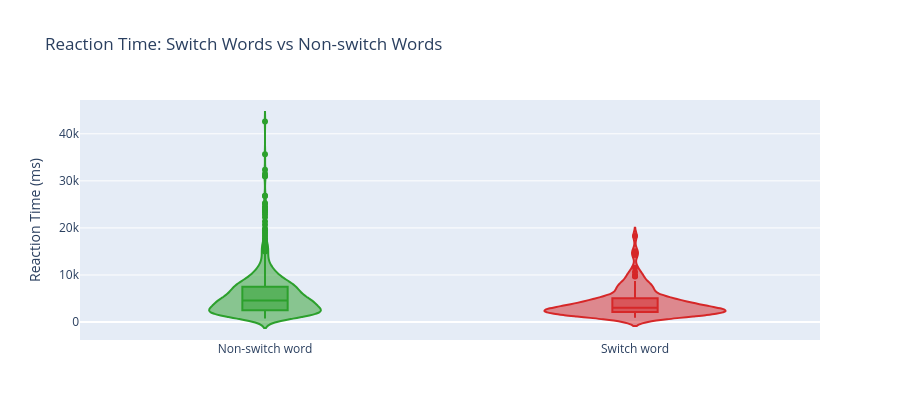

Notebook code cell kept with this figure:
### Markdown cell above
---
## 6. Reaction Time at Language Switches

When a subject switches language (English → Hindi or Hindi → English), is there a spike in reaction time compared to same-language consecutive words?  
We compare the RT of "switch" words vs "non-switch" words.

### Code cell
# ── 6. RT at language switch points ─────────────────────────────────────────
switch_rt_records = []
for (subj, dom), grp in df.groupby(["subject_id", "domain"]):
    grp = grp.sort_values("position").reset_index(drop=True)
    for i, row in grp.iterrows():
        if i == 0:
            switch_rt_records.append({**row, "is_switch": False, "switch_dir": "none"})
        else:
            prev_lang = grp.loc[i - 1, "language_type"]
            curr_lang = row["language_type"]
            is_switch = prev_lang != curr_lang
            if is_switch:
                direction = "Eng→Hindi" if prev_lang == "English" else "Hindi→Eng"
            else:
                direction = "none"
            switch_rt_records.append({**row, "is_switch": is_switch, "switch_dir": direction})

switch_rt_df = pd.DataFrame(switch_rt_records)

# Compare RT: switch vs non-switch
rt_compare = switch_rt_df.groupby("is_switch")["rt_ms"].agg(["mean", "median", "count"]).round(1)
rt_compare.index = rt_compare.index.map({True: "Switch word", False: "Non-switch word"})
print("RT comparison — switch vs non-switch words:")
display(rt_compare)

# RT by switch direction
rt_by_dir = (
    switch_rt_df[switch_rt_df["is_switch"]]
    .groupby("switch_dir")["rt_ms"]
    .agg(["mean", "median", "count"])
    .round(1)
)
print("\nRT by switch direction:")
display(rt_by_dir)

# Visualise
fig = px.violin(
    switch_rt_df.assign(
        switch_label=switch_rt_df["is_switch"].map({True: "Switch word", False: "Non-switch word"})
    ),
    x="switch_label",
    y="rt_ms",
    color="switch_label",
    box=True,
    points="outliers",
    color_discrete_map={"Switch word": "#d62728", "Non-switch word": "#2ca02c"},
    title="Reaction Time: Switch Words vs Non-switch Words",
    labels={"rt_ms": "Reaction Time (ms)", "switch_label": ""},
)
fig.update_layout(showlegend=False, height=420)
fig.show()

### Figure 1 — Plotly figure (JSON) as saved in the notebook; plotly's stock layout.template omitted (floating-point values rounded to 4 significant figures; data arrays with more than 128 entries replaced by an {"elided": "..."} marker saying what was removed)
{"data": [{"alignmentgroup": "True", "box": {"visible": true}, "hovertemplate": "=%{x}<br>Reaction Time (ms)=%{y}<extra></extra>", "legendgroup": "Non-switch word", "marker": {"color": "#2ca02c"}, "name": "Non-switch word", "offsetgroup": "Non-switch word", "orientation": "v", "points": "outliers", "scalegroup": "True", "showlegend": true, "type": "violin", "x": {"elided": "925 str values"}, "x0": " ", "xaxis": "x", "y": {"elided": "925 float values"}, "y0": " ", "yaxis": "y"}, {"alignmentgroup": "True", "box": {"visible": true}, "hovertemplate": "=%{x}<br>Reaction Time (ms)=%{y}<extra></extra>", "legendgroup": "Switch word", "marker": {"color": "#d62728"}, "name": "Switch word", "offsetgroup": "Switch word", "orientation": "v", "points": "outliers", "scalegroup": "True", "showlegend": true, "type": "violin", "x": ["Switch word", "Switch word", "Switch word", "Switch word", "Switch word", "Switch word", "Switch word", "Switch word", "Switch word", "Switch word", "Switch word", "Switch word", "Switch word", "Switch word", "Switch word", "Switch word", "Switch word", "Switch word", "Switch word", "Switch word", "Switch word", "Switch word", "Switch word", "Switch word", "Switch word", "Switch word", "Switch word", "Switch word", "Switch word", "Switch word", "Switch word", "Switch word", "Switch word", "Switch word", "Switch word", "Switch word", "Switch word", "Switch word", "Switch word", "Switch word", "Switch word", "Switch word", "Switch word", "Switch word", "Switch word", "Switch word", "Switch word", "Switch word", "Switch word", "Switch word", "Switch word", "Switch word", "Switch word", "Switch word", "Switch word", "Switch word", "Switch word", "Switch word", "Switch word", "Switch word", "Switch word", "Switch word", "Switch word", "Switch word", "Switch word", "Switch word", "Switch word", "Switch word", "Switch word", "Switch word", "Switch word", "Switch word", "Switch word", "Switch word", "Switch word", "Switch word", "Switch word", "Switch word", "Switch word", "Switch word", "Switch word", "Switch word", "Switch word", "Switch word", "Switch word", "Switch word", "Switch word", "Switch word", "Switch word", "Switch word", "Switch word", "Switch word", "Switch word", "Switch word", "Switch word", "Switch word", "Switch word", "Switch word", "Switch word", "Switch word", "Switch word", "Switch word", "Switch word", "Switch word", "Switch word", "Switch word", "Switch word", "Switch word", "Switch word", "Switch word", "Switch word", "Switch word", "Switch word", "Switch word", "Switch word", "Switch word", "Switch word", "Switch word", "Switch word"], "x0": " ", "xaxis": "x", "y": [2239.0, 4350.0, 2350.0, 1139.0, 2992.0, 3270.0, 4901.0, 2666.0, 1772.0, 2893.0, 1414.0, 2532.0, 914.7, 2745.0, 1785.0, 1418.0, 1226.0, 5180.0, 1655.0, 7156.0, 14260.0, 4998.0, 2102.0, 1452.0, 7682.0, 2780.0, 7053.0, 5461.0, 2849.0, 2584.0, 4720.0, 5355.0, 4005.0, 9922.0, 1376.0, 3712.0, 5064.0, 3285.0, 6345.0, 18290.0, 1456.0, 2240.0, 3278.0, 6174.0, 3532.0, 4521.0, 2619.0, 1426.0, 1487.0, 1133.0, 9671.0, 3930.0, 7198.0, 4102.0, 3023.0, 2184.0, 9796.0, 2134.0, 8698.0, 4370.0, 3775.0, 4344.0, 15060.0, 4912.0, 6544.0, 2208.0, 8668.0, 1059.0, 2152.0, 10650.0, 5443.0, 1797.0, 1773.0, 6405.0, 3012.0, 3174.0, 2838.0, 2421.0, 3301.0, 1560.0, 4147.0, 5200.0, 1820.0, 4318.0, 4456.0, 2120.0, 2140.0, 4617.0, 3420.0, 2558.0, 2822.0, 2087.0, 2233.0, 8119.0, 11530.0, 7859.0, 1211.0, 3024.0, 2606.0, 2663.0, 2395.0, 2210.0, 3875.0, 3203.0, 1377.0, 6885.0, 3919.0, 3999.0, 5348.0, 2362.0, 2224.0, 2100.0, 7769.0, 2413.0, 1916.0, 3328.0, 8317.0, 899.1, 1508.0], "y0": " ", "yaxis": "y"}], "layout": {"height": 420, "legend": {"title": {"text": ""}, "tracegroupgap": 0}, "showlegend": false, "title": {"text": "Reaction Time: Switch Words vs Non-switch Words"}, "violinmode": "overlay", "xaxis": {"anchor": "y", "categoryarray": ["Non-switch word", "Switch word"], "categoryorder": "array", "domain": [0, 1], "title": {"text": ""}}, "yaxis": {"anchor": "x", "domain": [0, 1], "title": {"text": "Reaction Time (ms)"}}}}
